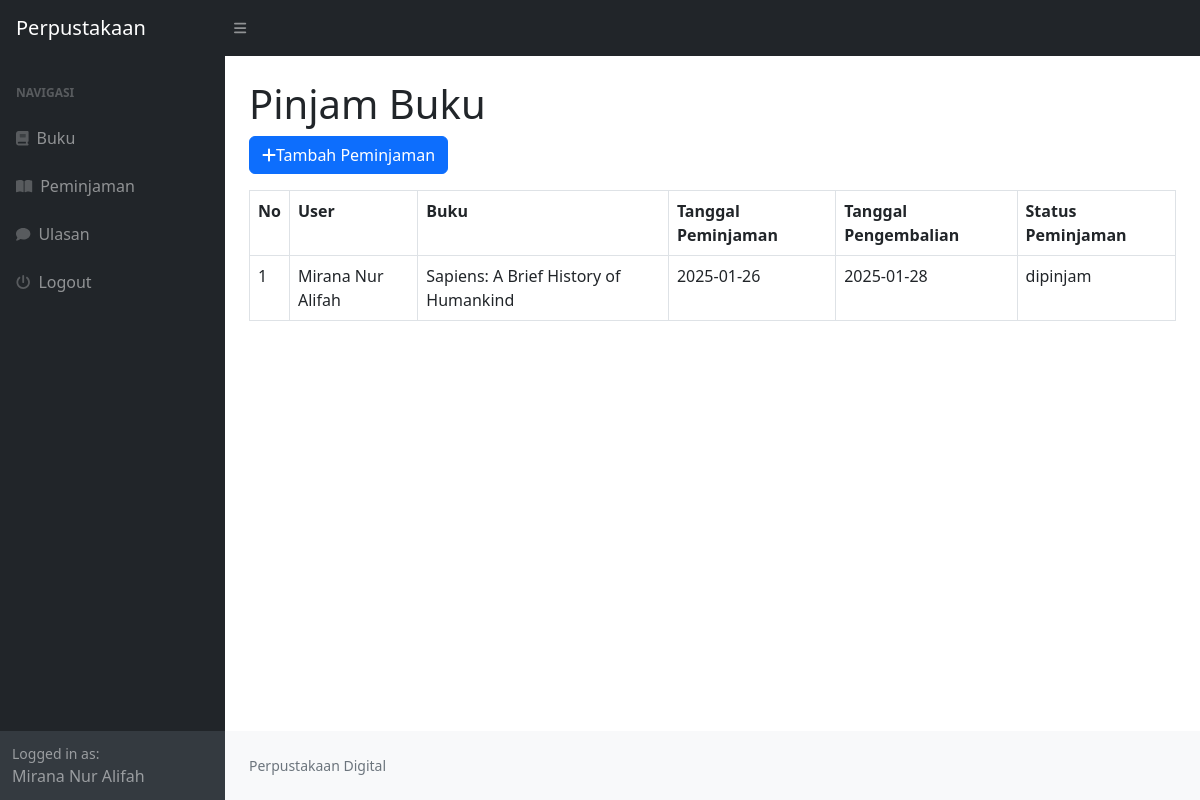
Page /index.php?page=peminjaman (signed in) on the committed database.
### tables this page shows
CREATE TABLE `peminjaman` (
  `id_peminjaman` int NOT NULL,
  `id_user` int DEFAULT NULL,
  `id_buku` int DEFAULT NULL,
  `tanggal_peminjaman` varchar(255) DEFAULT NULL,
  `tanggal_pengembalian` varchar(255) DEFAULT NULL,
  `status_peminjaman` enum('dipinjam','dikembalikan') DEFAULT NULL
);

CREATE TABLE `user` (
  `id_user` int NOT NULL,
  `nama` varchar(255) DEFAULT NULL,
  `username` varchar(255) DEFAULT NULL,
  `password` varchar(255) DEFAULT NULL,
  `email` varchar(255) DEFAULT NULL,
  `alamat` text,
  `no_telepon` varchar(255) DEFAULT NULL,
  `level` enum('admin','peminjam') DEFAULT NULL
);

CREATE TABLE `buku` (
  `id_buku` int NOT NULL,
  `id_kategori` int DEFAULT NULL,
  `judul` varchar(255) DEFAULT NULL,
  `penulis` varchar(255) DEFAULT NULL,
  `penerbit` varchar(255) DEFAULT NULL,
  `tahun_terbit` varchar(255) DEFAULT NULL,
  `deskripsi` text
);

### peminjaman.php (the view, shortened to what this page needs)
<h1 class="mt-4">
    <?php
    $title = $_SESSION['user']['level'] == 'admin' ? "Peminjaman Buku" : "Pinjam Buku";
    echo "$title";
    ?>
</h1>
<div class="row">
    <div class="col-md-12">
        <div class="d-flex justify-content-between align-items-center mb-3">
            <a href="?page=peminjaman_tambah" class="btn btn-primary"><i class="fa fa-plus"></i>Tambah Peminjaman</a>
        </div>
        <table class="table table-bordered" id="dataTable" width="100%" cellspacin="5">
            <tr>
                <th>No</th>
                <th>User</th>
                <th>Buku</th>
                <th>Tanggal Peminjaman</th>
                <th>Tanggal Pengembalian</th>
                <th>Status Peminjaman</th>
            </tr>
            <?php
            $i = 1;
            if ($_SESSION['user']['level'] != 'admin') {
                $query = mysqli_query($koneksi, "SELECT * FROM peminjaman LEFT JOIN user on user.id_user = peminjaman.id_user LEFT JOIN buku on buku.id_buku = peminjaman.id_buku WHERE peminjaman.id_user=" . $_SESSION['user']['id_user']);
            }
            while ($data = mysqli_fetch_array($query)) {
            ?>
                <tr>
                    <td><?php echo $i++ ?></td>
                    <td><?php echo $data['nama']; ?></td>
                    <td><?php echo $data['judul']; ?></td>
                    <td><?php echo $data['tanggal_peminjaman']; ?></td>
                    <td><?php echo $data['tanggal_pengembalian']; ?></td>
                    <td><?php echo $data['status_peminjaman']; ?></td>
                <?php
            }
                ?>
        </table>
    </div>
</div>

### rows in the picture
peminjaman: id_user.nama "Mirana Nur Alifah", id_buku.judul "Sapiens: A Brief History of Humankind", tanggal_peminjaman "2025-01-26", tanggal_pengembalian "2025-01-28", status_peminjaman "dipinjam"

### other values in the picture
$_SESSION['user']['nama'] "Mirana Nur Alifah"
$title "Pinjam Buku"
